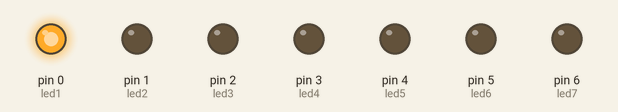
Simulated run of this sketch. Board: Arduino Uno, built with avr-gcc and run on an emulated ATmega328P. On the bench: output pins drawn as LEDs (lit = HIGH).

Above: at 0.1 s.
At 0.9 s:
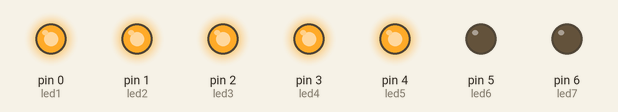
At 1.5 s:
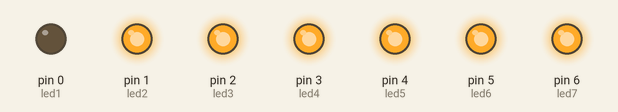
At 3.1 s:
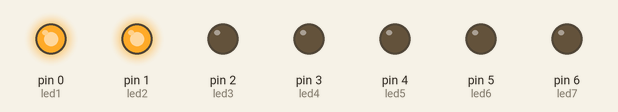
At 4.7 s:
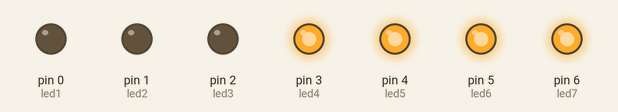
At 6.3 s:
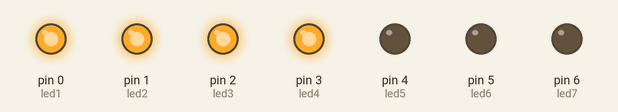
Timing chart, 0 to 6.6 s (numbered marks = the images above):
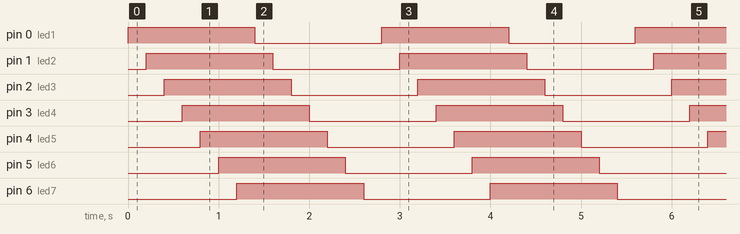

Measured:
- by itself, pin 0 (led1), pin 1 (led2), pin 2 (led3), pin 3 (led4), pin 4 (led5), pin 5 (led6), pin 6 (led7): alternates HIGH for 1.4 s and LOW for 1.4 s
- by itself, everything shown: repeats every 2.8 s, in 14 steps

The sketch:

sketch_led.ino
```cpp
const int led1 = 0;
const int led2 = 1;
const int led3 = 2;
const int led4 = 3;
const int led5 = 4;
const int led6 = 5;
const int led7 = 6;
void setup() {
  // put your setup code here, to run once:

 pinMode(led1,OUTPUT);
 pinMode(led2,OUTPUT);
 pinMode(led3,OUTPUT);
 pinMode(led4,OUTPUT);
 pinMode(led5,OUTPUT);
 pinMode(led6,OUTPUT);
 pinMode(led7,OUTPUT);

}

void loop() {

  digitalWrite(led1,HIGH);
  delay(200);
  digitalWrite(led2,HIGH);
  delay(200);
  digitalWrite(led3,HIGH);
  delay(200);
  digitalWrite(led4,HIGH);
  delay(200);
  digitalWrite(led5,HIGH);
  delay(200);
  digitalWrite(led6,HIGH);
  delay(200);
  digitalWrite(led7,HIGH);
  delay(200);

  digitalWrite(led1,LOW);
  delay(200);
  digitalWrite(led2,LOW);
  delay(200);
  digitalWrite(led3,LOW);
  delay(200);
  digitalWrite(led4,LOW);
  delay(200);
  digitalWrite(led5,LOW);
  delay(200);
  digitalWrite(led6,LOW);
  delay(200);
  digitalWrite(led7,LOW);
  delay(200);

}
```
